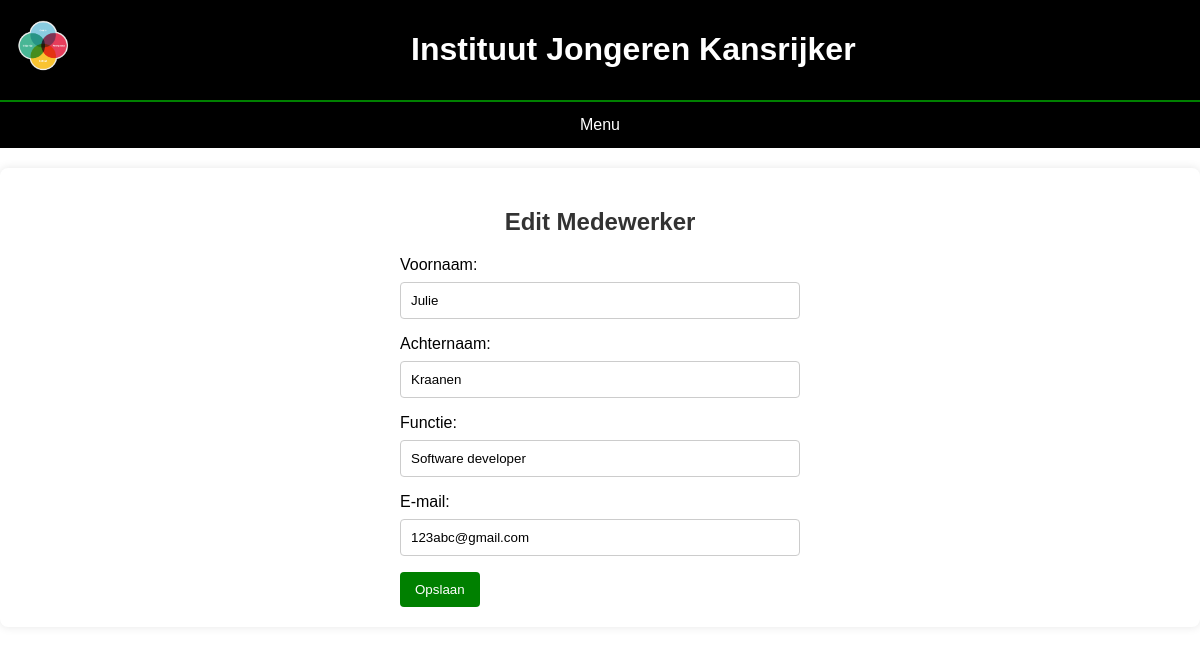
Page /Project/medewerkers/edit_medewerker.php?id=1 (signed in) on the committed database.
### tables this page shows
CREATE TABLE `medewerkers` (
  `medewerkerID` int(11) NOT NULL,
  `voornaam` varchar(50) NOT NULL,
  `achternaam` varchar(50) NOT NULL,
  `functie` varchar(50) DEFAULT NULL,
  `email` varchar(100) NOT NULL
);

### Project/db.php (called while the page is built, shortened)
<?php
class database {
    private $dbh;
    public function __construct() {
        $this->host = 'localhost';
        $this->username = 'root';
        $this->password = '';
        $this->database = 'school';
        $this->port = 3307;
        $dsn = "mysql:host=$this->host;port=$this->port;dbname=$this->database";
        try {
            $this->dbh = new PDO($dsn, $this->username, $this->password);
            $this->dbh->setAttribute(PDO::ATTR_ERRMODE, PDO::ERRMODE_EXCEPTION);
        } catch (PDOException $e) {
            die("Connection failed: " . $e->getMessage());
        }
    }
public function selectOneMedewerker(int $medewerkerID) {
    $stmt = $this->dbh->prepare('SELECT * FROM medewerkers WHERE medewerkerID = :medewerkerID');
    $stmt->execute(['medewerkerID' => $medewerkerID]);
    $row = $stmt->fetch();
    return $row;
}
}

### Project/medewerkers/edit_medewerker.php (the view, shortened to what this page needs)
<?php
require_once '../db.php';
$db = new database();
$medewerkerID = $_GET['id'];
$medewerker = $db->selectOneMedewerker($medewerkerID);
?>
<!DOCTYPE html>
<html lang="en">
<head>
    <link rel="stylesheet" href="edit_activiteiten.css">
</head>
<body>
<header>
        <div class="header">
        <img class="Logo" src="../Logo.png" alt="">
        <a class="h1" href="../Dashboard.php"><h1>Instituut Jongeren Kansrijker</h1></a>
        </div>
        <div class="menu">
        <h3 class="dropbtn">Menu</h3>
        </div>
        </header>
    <div class="container">
        <h2>Edit Medewerker</h2>
        <form method="post" action="edit_medewerker.php?id=<?php echo $medewerkerID; ?>">
            <label for="voornaam">Voornaam:</label>
            <input type="text" id="voornaam" name="voornaam" value="<?php echo $medewerker['voornaam']; ?>" required>
            <label for="achternaam">Achternaam:</label>
            <input type="text" id="achternaam" name="achternaam" value="<?php echo $medewerker['achternaam']; ?>" required>
            <label for="functie">Functie:</label>
            <input type="text" id="functie" name="functie" value="<?php echo $medewerker['functie']; ?>" required>
            <label for="email">E-mail:</label>
            <input type="email" id="email" name="email" value="<?php echo $medewerker['email']; ?>" required>
            <button type="submit">Opslaan</button>
        </form>
    </div>
</body>
</html>

### Project/medewerkers/edit_activiteiten.css (style rules this page uses)
* { box-sizing: border-box; }
body { margin: 0; font-family: Arial, Helvetica, sans-serif; }
header { overflow: hidden; background-color: black; color: #fff; }
.header { border-bottom: 2px solid green; text-align: center; padding: 10px; }
.header img { max-width: 70px; height: 70px; float: left; }
.menu { overflow: hidden; }
.menu .dropbtn { font-size: 16px; border: none; outline: none; color: #fff; padding: 14px 16px; background-color: inherit; font: inherit; margin: 0; }
.dropbtn, .content { text-align: center; }
.container { background-color: #fff; padding: 20px; margin: 20px auto; border-radius: 8px; box-shadow: 0 0 10px rgba(0, 0, 0, 0.1); }
.container h2 { color: #333; text-align: center; }
form { max-width: 400px; margin: 0 auto; }
form label { display: block; margin-bottom: 8px; }
form input, form textarea { width: 100%; padding: 10px; margin-bottom: 16px; border: 1px solid #ccc; border-radius: 4px; box-sizing: border-box; }
form button { background-color: green; color: #fff; padding: 10px 15px; border: none; border-radius: 4px; cursor: pointer; }
.h1 { text-decoration: none; color: #fff; text-align: center; }

### rows in the picture
medewerkers: voornaam "Julie", achternaam "Kraanen", functie "Software developer", email "123abc@gmail.com"
